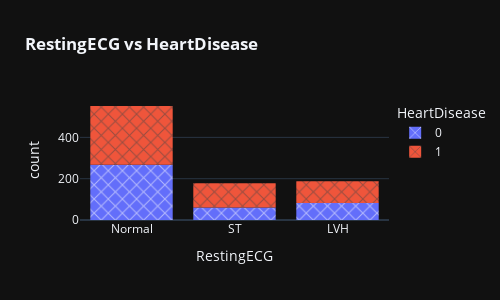

The cell this chart's notebook holds for it:
### Markdown cell above
Asymptomatic chest pain has almost 6 times more likely have a heart disease than person with ATA Atypical Angina chest pain

### Code cell
fig = px.histogram(data_frame = df,
             x = "RestingECG",
             color="HeartDisease", title="<b>RestingECG vs HeartDisease</b>",
             pattern_shape_sequence=['x'],template='plotly_dark', width=500,height=300)

fig.show()

### Figure 1 — Plotly figure (JSON) as saved in the notebook; plotly's stock layout.template omitted (floating-point values rounded to 4 significant figures; data arrays with more than 128 entries replaced by an {"elided": "..."} marker saying what was removed)
{"data": [{"alignmentgroup": "True", "bingroup": "x", "hovertemplate": "HeartDisease=0<br>RestingECG=%{x}<br>count=%{y}<extra></extra>", "legendgroup": "0", "marker": {"color": "#636efa", "pattern": {"shape": "x"}}, "name": "0", "offsetgroup": "0", "orientation": "v", "showlegend": true, "type": "histogram", "x": {"elided": "410 str values"}, "xaxis": "x", "yaxis": "y"}, {"alignmentgroup": "True", "bingroup": "x", "hovertemplate": "HeartDisease=1<br>RestingECG=%{x}<br>count=%{y}<extra></extra>", "legendgroup": "1", "marker": {"color": "#EF553B", "pattern": {"shape": "x"}}, "name": "1", "offsetgroup": "1", "orientation": "v", "showlegend": true, "type": "histogram", "x": {"elided": "508 str values"}, "xaxis": "x", "yaxis": "y"}], "layout": {"barmode": "relative", "height": 300, "legend": {"title": {"text": "HeartDisease"}, "tracegroupgap": 0}, "title": {"text": "<b>RestingECG vs HeartDisease</b>"}, "width": 500, "xaxis": {"anchor": "y", "domain": [0, 1], "title": {"text": "RestingECG"}}, "yaxis": {"anchor": "x", "domain": [0, 1], "title": {"text": "count"}}}}
